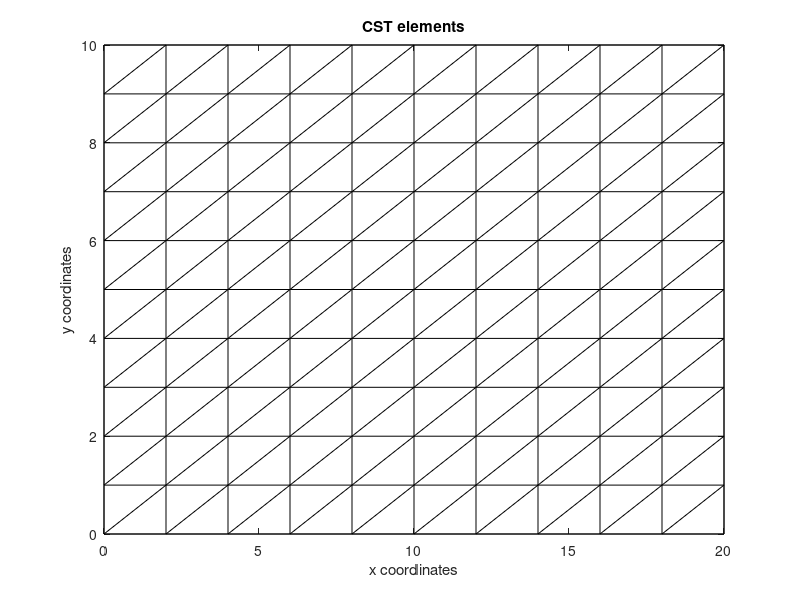

The MATLAB script that drew this image: (Note: this script raises an error after producing the figure.)
% ---
% jupyter:
%   jupytext:
%     formats: ipynb,m:percent
%     text_representation:
%       extension: .m
%       format_name: percent
%       format_version: '1.3'
%       jupytext_version: 1.17.2
%   kernelspec:
%     display_name: Matlab
%     language: matlab
%     name: matlab
% ---

% %% [markdown]
% # A Finite Element Solution for a plate with MATLAB code asumming plane stress. 

% %% [markdown]
% The problem is show in the figure 6-16. 

% %% [markdown]
% ![Figure 1](figure1.JPG)

% %% [markdown]
% This problem comes from the chapter 6.5 of the book: *A firts Course in the Finite Element Method* written by Daryl L. Logan. In this 
% chapter a solution is make by subdivided the plate in two CST. The purpose of this project is to make a code that can performed more divisions. 

% %% [markdown]
% ## Input Variables

% %% [markdown]
% Here you can change the variables. 

% %%
% Geometry definition 

%The mesh is divided in n_x*n_y squares, n_x division in the x direction and n_y divisions in the y direction. 
%At each rectangle the CST is generated joining the lower-left node with the upper-right node of the rectangle. 

t = 1; % in
E = 30*10^6; %psi
v = 0.3; 
n_x = 10; 
n_y = 10;
%For each element there are additional divisions to calculate the internal stresses and strains
n_element_x = 5; 
n_element_y = 5;
x0 = 0;
y0 = 0;
x1 = 20;
y1 = 10; 
%Surface Forces
p = 1000; %Asumming that positive values are for traction and negative values for comprension 
%At the end of the code is observed a graphic of deformation of the nodes, with the following variable you can change the displacement scale in order 
% to see the difference between the original nodes and the displaced nodes more clearly. 
displacement_scale = 1000;


% %% [markdown]
% ## Important notes of the FEM with CST elements

% %% [markdown]
% - When a large number of CST elements is considered, the model becomes stiffer than it should be. At the following section, the displacement in $x$ and the strain in $x$ as a single element model are shown. It can be observed that for large $n$ values such as 20 or 25 CST elements, the displacement in $x$ and the strain in $x$ are lower than the solution with the single-element model.
% - It is recommended to use 10 divisions in x and y to have an accurate solution.

% %% [markdown]
% ## Solution as approximation of one element 

% %% [markdown]
% If one element is used, the displacement is going to be:
% $$
% \delta = \frac{P L}{E A}
% $$
% This result can be used to compare the values of the CST method with one element method. This value is situable for displacements in $x$ ($U_{xy}$) in the graphics. 

% %%
A = (y1-y0)*t;
L = (x1-x0);
displacement_x_one_element = p*A*L/(E*A);
displacement_x_one_element

% %% [markdown]
% The strain is equal to: 
% $$
% \epsilon = \frac{\delta}{L}
% $$
% This value is situable for strain in x ($\epsilon_{x}$) in the graphics.  

% %%
strain_x_one_element = displacement_x_one_element/L; 
strain_x_one_element

% %% [markdown]
% ## Solution as approximation of FEM with CST elements 

% %% [markdown]
% The following approach to solve the problem is with Constant Strain Triangles (CST). Plane stress were assumed so the stresses in the z direction are cero.
%
% The following image shows the CST mesh for this assembly.

% %%
%This code is to divided the plate in x and y. It must be performed once and it is valid for all the code. 
x = linspace(x0,x1,n_x+1); 
y = linspace(y0,y1,n_y+1); 
%-------------------------------------------------%
if (n_x<=25) || (n_y<=25)
    [X_gr, Y_gr] = meshgrid(x,y);
    % Horizontal lines 
    for i = 1:size(X_gr,1)
        plot(X_gr(i,:),Y_gr(i,:),'k');
        hold on
    end
    % Vertical lines 
    for j = 1:size(X_gr,2)
        plot(X_gr(:,j),Y_gr(:,j),'k');
        hold on
    end
    % Diagonal lines 
    for i = 1:(size(X_gr,1)-1)
        for j = 1:(size(X_gr,2)-1)
            x0 = X_gr(i,j);
            x1 = X_gr(i+1,j+1);
            y0 = Y_gr(i,j);
            y1 = Y_gr(i+1,j+1);
            x_point = [x0,x1];
            y_point = [y0,y1];
            plot(x_point, y_point, 'k');
            hold on
        end
    end
    title('CST elements');
    xlabel('x coordinates');
    ylabel('y coordinates');
    ax = gca;
    ax.TickLength = [0 0];
else
    disp('The image of CST elements can be shown only if n_x <= 25 and n_y <= 25.');
    disp('n_x are number of divisions in x and n_y are number or divisions in y.');
end

% %% [markdown]
% ## Formulation, Assembly and Solution

% %%
%Numeration of nodes
%This function enumerate the nodes from left to right starting in the coordinate (1,1)
node_numeration = @(i,j) (j-1)*(n_x+1)+i; 

%Global matrix
n_nodes = (n_x+1)*(n_y+1); 
ndfo = 2*n_nodes; 
K = sparse(ndfo,ndfo);

%Vector of global displacements 
D = NaN(ndfo,1);
%Vector of global Forces; 
Q = NaN(ndfo,1);

%Surface force 
%The surface force is divided in each element so the force in each element is (p*L*t), then it is transmitted 
%to the nodes with the value (pLt/2) to each node. 

%Value of L
%Because of the problem L es divided in the y direction 
L = (y1-y0)/n_y;
%Node force 
node_force = p*L*t/2;

%Application of the boundary conditions and assembly of the global matrices Q, D and K. 

for i = 1:n_x
    for j = 1:n_y
    
        %Application of the boundary conditions 
        %--------------------------------------------------------------------------------%
        %Displacements are cero in the nodes (1,1) to (1,j+1) - left part of the body. 
        if i == 1
            n0 = node_numeration(i,j);
            dfo0 = [2*n0-1,2*n0];
            d = [0;0];
            D(dfo0) = d;
            %Additionally:
            if j == n_y
               %node (1,j+1) 
               n1 = node_numeration(i,j+1);
               dfo1 = [2*n1-1,2*n1]; 
               D(dfo1) = d;
            end
        end 
        
        %Forces in the right side of the plate 
        %Calculation of surface forces (from nodes (i+1,1) to (i+1,j+1)) and assembly to the vector of global Forces 
        if i == n_x
            n0 = node_numeration(i+1,j);
            dfo0 = [2*n0-1,2*n0];
            q = [node_force;0];
            
            if j == 1
                Q(dfo0) = q;  
            else 
                Q(dfo0) = 2*q;
            end
            
            %Additionally:  
            if j == n_y
                %node (i+1,j+1)
                n1 = node_numeration(i+1,j+1);
                dfo1 = [2*n1-1,2*n1]; 
                Q(dfo1) = q;
            end    
        end
        
        %Forces are cero from the nodes (2,1) to (i,j). 
        %Cero forces
        if (i>1)&&(i<=n_x)
            n0 = node_numeration(i,j);
            df0 = [2*n0-1,2*n0];
            q = [0;0];
            Q(df0) = q;
        end
        
        %Additionally
        if (i>1)&&(j == n_y)
            n0 = node_numeration(i,j+1);
            df0 = [2*n0-1,2*n0];
            q = [0;0];
            Q(df0) = q;
        end
        
        %The values that appear with NaN in the matrices Q and D are incognites, the values that are already known were replaced in the code above. 
        
        %Calculation of local stiffness matrix and assembly to global stiffness matrix 
        %--------------------------------------------------------------------------------%
        
        %The local stiffness matrix was coded in the file: "local_stiffness_matrix.m"
        
        %Local nodes transformed to global nodes numeration 
        n1 = node_numeration(i,j);
        n2 = node_numeration(i+1,j);
        n3 = node_numeration(i+1,j+1);
        n4 = node_numeration(i,j+1); 
        
        %Nodes coordinates
        x1 = x(i); y1 = y(j);
        x2 = x(i+1); y2 = y(j);
        x3 = x(i+1); y3 = y(j+1);
        x4 = x(i); y4 = y(j+1);
        
        %Triangle1: n1(x1,y1), n3(x3,y3), n4(x4,y4) 
        k1 = local_stiffness_matrix(x1,y1,x3,y3,x4,y4,E,v,t);
        
        %Degrees of freedom numeration 
        dfo1 = [2*n1-1,2*n1,2*n3-1,2*n3,2*n4-1,2*n4];
        
        %Assembly
        K(dfo1,dfo1) = K(dfo1,dfo1) + k1;

        %Triangle2: n1(x1,y1), n2(x2,y2), n3(x3,y3) 
        k2 = local_stiffness_matrix(x1,y1,x2,y2,x3,y3,E,v,t);
        
        %Degrees of freedom numeration 
        dfo2 = [2*n1-1,2*n1,2*n2-1,2*n2,2*n3-1,2*n3];
        
        %Assembly
        K(dfo2,dfo2) = K(dfo2,dfo2) + k2;
    end
end

%Solution of the equation Q = K*D
%--------------------------------------------------------------------------------%

%The matrices are subdivided
%u is used for unknown and k for known 
D_k_positions = find(~isnan(D)); %The displacements that are imposed
D_u_positions = find(isnan(D)); %The displacements that are not known

K_uu = K(D_u_positions,D_u_positions);
K_uk = K(D_u_positions,D_k_positions);
K_kk = K(D_k_positions,D_k_positions);
K_ku = K(D_k_positions,D_u_positions);

D_u = D(D_u_positions);
D_k = D(D_k_positions);
Q_k = Q(D_u_positions);%Values of Q in the dfo where the displacements are not known 

D_u = K_uu\(Q_k-K_uk*D_k);
Q_u = K_kk*D_k+K_ku*D_u;

D(D_u_positions) = D_u;
Q(D_k_positions) = Q_u;

% %% [markdown]
% ## Graphics 

% %%
%In this code is calculate the displacements, strains and stresses inside each element
%--------------------------------------------------------------------------------%

%Global matrices 
U_x_y = zeros(n_y*n_element_y + 1, n_x*n_element_x + 1);
V_x_y = zeros(n_y*n_element_y + 1, n_x*n_element_x + 1);
strain_x = zeros(n_y*n_element_y + 1,n_x*n_element_x + 1);
strain_y = zeros(n_y*n_element_y + 1,n_x*n_element_x + 1);
strain_shear = zeros(n_y*n_element_y + 1,n_x*n_element_x + 1);
stress_x = zeros(n_y*n_element_y + 1,n_x*n_element_x + 1);
stress_y = zeros(n_y*n_element_y + 1,n_x*n_element_x + 1);
tau_x_y = zeros(n_y*n_element_y + 1,n_x*n_element_x + 1); 
%It is calculated only once: 
C = constitutive_matrix(E,v);

for i = 1:(n_x)
    for j = 1:(n_y)
        %The rectangle (i,j,i+1,j+1) is divided into two triangles
        %counterclockwise the area is positive
        %Node numeration in the small rectangle 
        node_0 = node_numeration(i,j);
        node_1 = node_numeration(i+1,j);
        node_2 = node_numeration(i,j+1);
        node_3 = node_numeration(i+1,j+1);
        
        %First triangle
        x0 = [x(i),x(i+1),x(i+1)];
        y0 = [y(j),y(j),y(j+1)];
        u0 = [D(2*node_0-1),D(2*node_1-1),D(2*node_3-1)];
        v0 = [D(2*node_0),D(2*node_1),D(2*node_3)];
        d0 = [u0(1);v0(1);u0(2);v0(2);u0(3);v0(3)];
        
        %Second triangle
        x1 = [x(i),x(i+1),x(i)];
        y1 = [y(j),y(j+1),y(j+1)];
        u1 = [D(2*node_0-1),D(2*node_3-1),D(2*node_2-1)];
        v1 = [D(2*node_0),D(2*node_3),D(2*node_2)];
        d1= [u1(1);v1(1);u1(2);v1(2);u1(3);v1(3)];
        
        %The limits for the rectangle
        xmin = min([x0,x1]);
        ymin = min([y0,y1]);
        xmax = max([x0,x1]);
        ymax = max([y0,y1]);
        local_x = linspace(xmin,xmax,n_element_x+1);
        local_y = linspace(ymin,ymax,n_element_y+1);
        
        %Local matrices
        %local displacements
        u_local = zeros(length(local_y),length(local_x));
        v_local = zeros(length(local_y),length(local_x));
        %local strains
        strain_x_local = zeros(length(local_y),length(local_x));
        strain_y_local = zeros(length(local_y),length(local_x));
        strain_shear_local = zeros(length(local_y),length(local_x));
        %local stresses
        stress_x_local = zeros(length(local_y),length(local_x));
        stress_y_local = zeros(length(local_y),length(local_x));
        tau_x_y_local = zeros(length(local_y),length(local_x));
        
        %First triangle
        B0 = strain_displacement_matrix(x0(1),y0(1),x0(2),y0(2),x0(3),y0(3));
        eps0 = B0*d0;
        sig0 = C*eps0;
        
        for k = 1:(n_element_y+1)   
            for m = 1:(n_element_x+1)
                %Verification that the point is inside the triangle
                lambda1 = barycentric_lambda(x0(1), y0(1), x0(2), y0(2), x0(3), y0(3), local_x(m), local_y(k));
                lambda2 = barycentric_lambda(x0(2), y0(2), x0(3), y0(3), x0(1), y0(1), local_x(m), local_y(k));
                lambda3 = barycentric_lambda(x0(3), y0(3), x0(1), y0(1), x0(2), y0(2), local_x(m), local_y(k));
                if (lambda1<0) || (lambda2<0) || (lambda3<0)
                    continue; 
                end
                
                %to calculate the local displacements inside the triangle. The shape functions had been used. 
                u_local(k,m) = u_x_y(u0(1),u0(2),u0(3),x0(1),y0(1),x0(2),y0(2),x0(3),y0(3),local_x(m), local_y(k));
                v_local(k,m) = u_x_y(v0(1),v0(2),v0(3),x0(1),y0(1),x0(2),y0(2),x0(3),y0(3),local_x(m), local_y(k));
                
                % to calculate the strains 
                strain_x_local(k,m) = eps0(1);
                strain_y_local(k,m) = eps0(2);
                strain_shear_local(k,m) = eps0(3);
                
                %to calculate the stresses
                stress_x_local(k,m) = sig0(1);
                stress_y_local(k,m) = sig0(2);
                tau_x_y_local(k,m) = sig0(3);
            end
        end
        
        %Second triangle
        B1 = strain_displacement_matrix(x1(1),y1(1),x1(2),y1(2),x1(3),y1(3));
        eps1 = B1*d1;
        sig1 = C*eps1;
        
        for k = 1:(n_element_y+1)     
            for m = 1:(n_element_x+1)
                %Verification that the point is inside the triangle
                lambda1 = barycentric_lambda(x1(1), y1(1), x1(2), y1(2), x1(3), y1(3), local_x(m), local_y(k));
                lambda2 = barycentric_lambda(x1(2), y1(2), x1(3), y1(3), x1(1), y1(1), local_x(m), local_y(k));
                lambda3 = barycentric_lambda(x1(3), y1(3), x1(1), y1(1), x1(2), y1(2), local_x(m), local_y(k));
                if (lambda1<0) || (lambda2<0) || (lambda3<0)
                    continue; 
                end
                
                %to calculate the local displacements inside the triangle. The shape functions had been used. 
                u_local(k,m) = u_x_y(u1(1),u1(2),u1(3),x1(1),y1(1),x1(2),y1(2),x1(3),y1(3),local_x(m), local_y(k));
                v_local(k,m) = u_x_y(v1(1),v1(2),v1(3),x1(1),y1(1),x1(2),y1(2),x1(3),y1(3),local_x(m), local_y(k));

                % to calculate the strains 
                strain_x_local(k,m) = eps1(1);
                strain_y_local(k,m) = eps1(2);
                strain_shear_local(k,m) = eps1(3);
                
                %to calculate the stresses
                stress_x_local(k,m) = sig1(1);
                stress_y_local(k,m) = sig1(2);
                tau_x_y_local(k,m) = sig1(3);
            end
        end
        
        %Assembly
        row_start = (j-1)*n_element_y + 1;
        row_end = j*n_element_y + 1;
        col_start = (i-1)*n_element_x + 1;
        col_end = i*n_element_x + 1;
        
        U_x_y(row_start:row_end, col_start:col_end) = u_local;
        V_x_y(row_start:row_end, col_start:col_end) = v_local;
        strain_x(row_start:row_end, col_start:col_end) = strain_x_local;
        strain_y(row_start:row_end, col_start:col_end) = strain_y_local;
        strain_shear(row_start:row_end, col_start:col_end) = strain_shear_local;
        stress_x(row_start:row_end, col_start:col_end) = stress_x_local;
        stress_y(row_start:row_end, col_start:col_end) = stress_y_local;
        tau_x_y(row_start:row_end, col_start:col_end) = tau_x_y_local;
    end
end

%Figures plot

x_plot = linspace(min(x),max(x),n_x*n_element_x+1);
y_plot = linspace(min(y),max(y),n_y*n_element_y+1);
[X,Y] = meshgrid(x_plot, y_plot);



% %%
%Importan annotation: When it is used pcolor to graph the values of the matrices U_x_y, V_x_y, etc., the values at the final row
%and final column are lost because the color is taken from the left lower side of the grid. 
%--------------------------------------------------------------------------------%
figure;
pcolor(X, Y, U_x_y);
axis equal tight;
shading flat; 
colorbar;
title('U_x_y Distribution');
xlabel('X coordinate');
ylabel('Y coordinate');

% %%
%Graphic V_x_y
pcolor(X, Y, V_x_y);
axis equal tight;
shading flat;
colorbar;
title('V_x_y Distribution');
xlabel('X coordinate');
ylabel('Y coordinate');

% %%
%Graphic strain_x
pcolor(X, Y, strain_x);
axis equal tight;
shading flat;
colorbar;
title('strain_x');
xlabel('X coordinate');
ylabel('Y coordinate');

% %%
%Graphic strain_y
pcolor(X, Y, strain_y);
axis equal tight;
shading flat;
colorbar;
title('strain_y');
xlabel('X coordinate');
ylabel('Y coordinate');

% %%
%Graphic shear_strain
pcolor(X, Y, strain_shear);
axis equal tight;
shading flat;
colorbar;
title('shear strain');
xlabel('X coordinate');
ylabel('Y coordinate');

% %%
%Graphic stress_x
pcolor(X, Y, stress_x);
axis equal tight;
shading flat;
colorbar;
title('stress_x');
xlabel('X coordinate');
ylabel('Y coordinate');

% %%
%Graphic stress_y
pcolor(X, Y, stress_y);
axis equal tight;
shading flat;
colorbar;
title('stress_y');
xlabel('X coordinate');
ylabel('Y coordinate');


% %%
%Graphic shear stress
pcolor(X, Y, tau_x_y);
axis equal tight;
shading flat;
colorbar;
title('shear stress');
xlabel('X coordinate');
ylabel('Y coordinate');

% %% [markdown]
% # Deformation of the plate 

% %%
%Here the deformation of the plate is observed through the displacement of the nodes. 
%Original Coordinates
[X_grid,Y_grid] = meshgrid(x,y);
X_grid_tra = X_grid';
Y_grid_tra = Y_grid';
x_points = X_grid_tra(:);
y_points = Y_grid_tra(:);
%Displacements of u for x with corresponds to the odd dfos and v for y with even dfos. 
u = D(1:2:end);
v = D(2:2:end);

%Displacements in x and y 
x_displaced = x_points +u*displacement_scale;
y_displaced = y_points +v*displacement_scale;

%Figures 
figure;
hold on; 
% original nodal points and displaced nodal points 
plot(X_grid(:), Y_grid(:), 'bo', 'MarkerFaceColor', 'b');
plot(x_displaced, y_displaced, 'ro', 'MarkerFaceColor', 'r');
hold off; 

%Titles, axes titles, legends and texts

h = title('Original Nodes vs Deformed Nodes', 'Units', 'Normalized');
set(h, 'Position', [0.5, 1.05, 0]);

xlabel('X coordinates','FontSize', 12);
ylabel('Y coordinates','FontSize', 12);
legend('Original nodes','Deformed nodes');
y_text_position = min(y_points) - (max(y_points) - min(y_points)) * 0.1; 
text(min(x_points+1), y_text_position, sprintf('Displacement Scale: %d', displacement_scale), 'FontSize', 10, 'Interpreter', 'none');

% %% [markdown]
% ## Matlab version 

% %%
version
